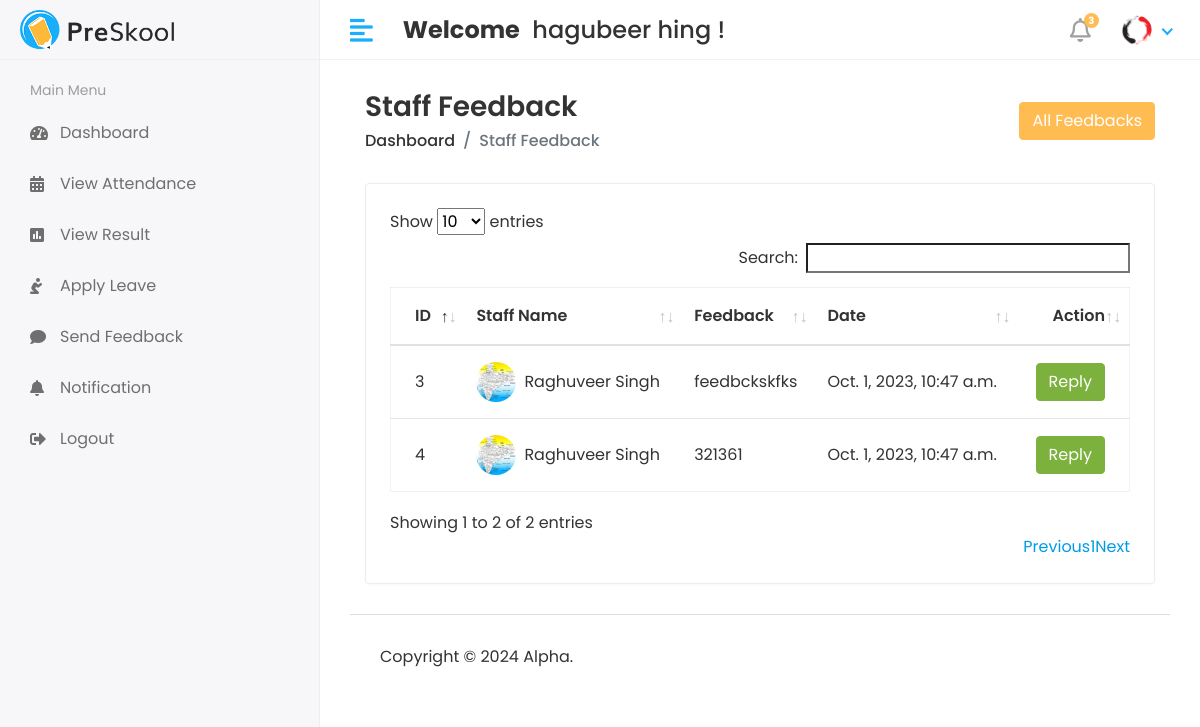
Page /Hod/Staff/feedback (signed in) on the committed database.
### cmsapp/models.py (models this page shows, shortened)
class CustomUser(AbstractUser):
    USER = (
        (1, 'HOD'),
        (2, 'Staff'),
        (3, 'Student'),
    )
    user_type = models.CharField(choices=USER, max_length=50, default=1)
    profile_pic = models.ImageField(upload_to='media/profile_pic')

class Staff_Feedback(models.Model):
    staff_id = models.ForeignKey(Staff, on_delete=models.CASCADE)
    feedback = models.TextField()
    feedback_reply = models.TextField()
    created_at = models.DateTimeField(auto_now_add=True)
    updated_at = models.DateTimeField(auto_now_add=True)

class Staff(models.Model):
    admin = models.OneToOneField(CustomUser, on_delete=models.CASCADE)
    address = models.TextField()
    gender = models.CharField(max_length=100)
    created_at = models.DateTimeField(auto_now_add=True)
    updated_at = models.DateTimeField(auto_now=True)

### college_management_system/HOD_views.py (the view)
# urls.py: path('Hod/Staff/feedback',HOD_views.STAFF_FEEDBACK,name='staff_feedback_reply'),
@login_required(login_url='/')
def STAFF_FEEDBACK(request):
    feedback = Staff_Feedback.objects.all()
    context = {
        'feedback':feedback
    }
    return render(request,'HOD/staff_feedback.html',context)

### templates/HOD/staff_feedback.html (shortened to what this page needs)
{% extends 'base.html' %}
{% block content %}
<div class="content container-fluid">
               <div class="page-header">
                  <div class="row align-items-center">
                     <div class="col">
                        <h3 class="page-title">Staff Feedback</h3>
                        <ul class="breadcrumb">
                           <li class="breadcrumb-item"><a href="index.html">Dashboard</a></li>
                           <li class="breadcrumb-item active">Staff Feedback</li>
                        </ul>
                     </div>
                     <div class="col-auto text-right float-right ml-auto">
                        <button type="button" class="btn btn-primary" data-toggle="modal" data-target="#exampleModalCenter">
                          All Feedbacks
                        </button>
                     </div>
                  </div>
               </div>
               <div class="row">
                  <div class="col-sm-12">
                     <div class="card card-table">
                        <div class="card-body">
                           <div class="table-responsive">
                              <table id="table_id" class="table table-hover table-center mb-0 ">
                                 <thead>
                                    <tr>
                                       <th>ID</th>
                                       <th>Staff Name</th>
                                       <th>Feedback</th>
                                        <th>Date</th>
                                       <th class="text-right">Action</th>
                                    </tr>
                                 </thead>
                                 <tbody>
                                 {% for i in feedback %}
                                    <tr>
                                       <td>{{i.id}}</td>
                                       <td>
                                          <h2 class="table-avatar">
                                             <a href="student-details.html" class="avatar avatar-sm mr-2"><img class="avatar-img rounded-circle" src="/{{i.staff_id.admin.profile_pic}}" alt="User Image"></a>
                                             <a href="student-details.html">{{i.staff_id.admin.first_name}}&nbsp;{{i.staff_id.admin.last_name}}</a>
                                          </h2>
                                       </td>
                                       <td>{{i.feedback}}</td>
                                        <td>{{i.created_at}}</td>
                                       <td class="text-right">
                                          <button type="button" class="btn btn-success" data-toggle="modal" data-target="#SendNotificationModal-{{forloop.counter}}">
                                            Reply
                                          </button>
                                       </td>
                                    </tr>
                                    {% endfor %}
                                 </tbody>
                              </table>
                           </div>
                        </div>
                     </div>
                  </div>
               </div>
            </div>
{% endblock %}

### templates/includes/header.html (shortened to what this page needs)
{% load static %}
   <div class="header">
            <div class="header-left">
               <a href="index.html" class="logo">
               <img src="{% static 'assets/img/logo.png' %}" alt="Logo">
               </a>
            </div>
            <a href="javascript:void(0);" id="toggle_btn">
            <i class="fas fa-align-left"></i>
            </a>
            <div class="top-nav-search mt-3">
               <h4>
                  <strong>Welcome</strong>&nbsp; <span>{{user.first_name}} {{user.last_name}} !</span>
               </h4>
            </div>
            <ul class="nav user-menu">
               <li class="nav-item dropdown noti-dropdown">
                  <a href="#" class="dropdown-toggle nav-link" data-toggle="dropdown">
                  <i class="far fa-bell"></i> <span class="badge badge-pill">3</span>
                  </a>
               </li>
               <li class="nav-item dropdown has-arrow">
                  <a href="#" class="dropdown-toggle nav-link" data-toggle="dropdown">
                     {% if user.profile_pic == "" %}
                     <span class="user-img"><img class="rounded-circle" src="{% static 'assets/img/noimg.jpg' %}" width="31" alt=""></span>
                     {% else %}
                  <span class="user-img"><img class="rounded-circle" src="/{{user.profile_pic}}" width="31" alt="Ryan Taylor"></span>
                     {% endif %}
                  </a>
               </li>
            </ul>
         </div>

### static/assets/css/style.css (style rules this page uses)
html { height: 100%; }
body { background-color: #fff; color: #333; font-family: 'Poppins', sans-serif; font-size: 1rem; height: 100%; line-height: 1.5; overflow-x: hidden; }
h1, h2, h3, h4, h5, h6 { font-family: 'Poppins', sans-serif; margin-top: 0; }
a { color: #009ce7; }
input, button, a { transition: all 0.4s ease; -moz-transition: all 0.4s ease; -o-transition: all 0.4s ease; -ms-transition: all 0.4s ease; -webkit-transition: all 0.4s ease; }
input, input:focus, button, button:focus { outline: none; }
ul, ol { padding: 0px; list-style: none; }
.table { color: #333; max-width: 100%; margin-bottom: 0; width: 100%; }
.table.dataTable { border-collapse: collapse !important; border: 1px solid rgba(0, 0, 0, 0.05); }
table.table td h2 { display: inline-block; font-size: inherit; font-weight: 400; margin: 0; padding: 0; vertical-align: middle; }
table.table td h2.table-avatar { align-items: center; display: inline-flex; font-size: inherit; font-weight: 400; margin: 0; padding: 0; vertical-align: middle; white-space: nowrap; }
table.table td h2 a { color: #333; }
.table thead tr th { font-weight: 600; }
.table tbody tr { border-bottom: 1px solid rgba(0, 0, 0, 0.05); }
.table.table-center td, .table.table-center th { vertical-align: middle; }
.card-table .card-body .table > thead > tr > th { border-top: 0; }
.card-table .card-body .table tr td:first-child, .card-table .card-body .table tr th:first-child { padding-left: 1.5rem; }
.card-table .card-body .table tr td:last-child, .card-table .card-body .table tr th:last-child { padding-right: 1.5rem; }
.card-table .table td, .card-table .table th { border-top: 1px solid #e2e5e8; padding: 1rem 0.75rem; white-space: nowrap; }
.btn-primary { background-color: #FFBC53; border: 1px solid #FFBC53; }
.btn-success { background-color: #7bb13c; border: 1px solid #7bb13c }
.card { border: 1px solid #ececf5; box-shadow: 0 1px 3px 0 rgba(0, 0, 0, 0.03); margin-bottom: 1.875rem; }
.card-body { padding: 1.5rem; }
.avatar { position: relative; display: inline-block; width: 3rem; height: 3rem }
.avatar > img { width: 100%; height: 100%; -o-object-fit: cover; object-fit: cover; }
.avatar-sm { width: 2.5rem; height: 2.5rem; }
.header { background-color: #fff; border-bottom: 1px solid #f3f3f4; left: 0; position: fixed; right: 0; top: 0; z-index: 1001; height: 60px; }
.header .header-left { float: left; height: 60px; padding: 0 20px; position: relative; width: 320px; z-index: 1; transition: all 0.2s ease-in-out; background-color: #f7f7fa; border-bottom: 1px solid #efefef; border-right: 1px solid #ececf5; display: flex; align-items: center; }
.header .header-left .logo { display: inline-block; line-height: 60px; }
.header .header-left .logo img { max-height: 40px; width: auto; }
.header .dropdown-toggle:after { display: none; }
.header .has-arrow .dropdown-toggle:after { border-top: 0; border-left: 0; border-bottom: 2px solid #18aefa; border-right: 2px solid #18aefa; content: ''; height: 8px; display: inline-block; pointer-events: none; -webkit-transform-origin: 66% 66%; -ms-transform-origin: 66% 66%; transform-origin: 66% 66%; -webkit-transform: rotate(45deg); -ms-transform: rotate(45deg); transform: rotate(45deg); -webkit-transition: all 0.15s ease-in-out; transition: all 0.15s ease-in-out; width: 8px; vertical-align: 0px; }
.user-menu { float: right; margin: 0; position: relative; z-index: 99; padding-right: 15px; }
.user-menu.nav > li > a { color: #a0a0a0; font-size: 14px; line-height: 58px; padding: 0 15px; height: 60px; }
.user-img { margin-right: 3px; position: relative; }
.top-nav-search { float: left; margin-left: 15px; }
.page-header { margin-bottom: 1.875rem; }
.page-header .breadcrumb { background-color: transparent; color: #6c757d; font-size: 1rem; font-weight: 500; margin-bottom: 0; padding: 0; }
.page-header .breadcrumb a { color: #333; }
.page-title { font-size: 28px; font-weight: 600; color: #333; margin-bottom: 5px; }
.user-menu.nav > li > a .badge { background-color: #FFBC53; display: block; font-size: 10px; font-weight: bold; height: 15px; width: 15px; position: absolute; right: 7px; top: 13px; color: #fff; padding: 3px; }
.user-menu.nav > li > a > i { font-size: 1.5rem; line-height: 60px; }
@media (min-width: 992px) { #toggle_btn { align-items: center; color: #18aefa; display: inline-flex; float: left; font-size: 26px; height: 60px; justify-content: center; margin-left: 15px; padding: 0 15px; } }

### rows in the picture
CustomUser: first_name "hagubeer", last_name "hing", profile_pic (picture)
Staff_Feedback: id "3", staff_id.admin.profile_pic (picture), staff_id.admin.first_name "Raghuveer", staff_id.admin.last_name "Singh", feedback "feedbckskfks", created_at "Oct. 1, 2023, 10:47 a.m."
Staff_Feedback: id "4", staff_id.admin.profile_pic (picture), staff_id.admin.first_name "Raghuveer", staff_id.admin.last_name "Singh", feedback "321361", created_at "Oct. 1, 2023, 10:47 a.m."
